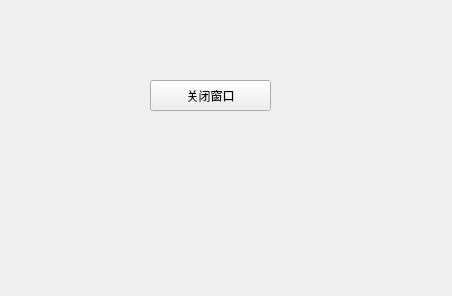
<?xml version="1.0" encoding="UTF-8"?>
<ui version="4.0">
 <class>Form</class>
 <widget class="QWidget" name="Form">
  <property name="geometry">
   <rect>
    <x>0</x>
    <y>0</y>
    <width>452</width>
    <height>296</height>
   </rect>
  </property>
  <property name="windowTitle">
   <string>Form</string>
  </property>
  <widget class="QPushButton" name="closeWinBtn">
   <property name="geometry">
    <rect>
     <x>150</x>
     <y>80</y>
     <width>121</width>
     <height>31</height>
    </rect>
   </property>
   <property name="text">
    <string>关闭窗口</string>
   </property>
  </widget>
 </widget>
 <resources/>
 <connections>
  <connection>
   <sender>closeWinBtn</sender>
   <signal>clicked()</signal>
   <receiver>Form</receiver>
   <slot>close()</slot>
   <hints>
    <hint type="sourcelabel">
     <x>205</x>
     <y>89</y>
    </hint>
    <hint type="destinationlabel">
     <x>224</x>
     <y>199</y>
    </hint>
   </hints>
  </connection>
  <connection>
   <sender>closeWinBtn</sender>
   <signal>pressed()</signal>
   <receiver>Form</receiver>
   <slot>testSlot()</slot>
   <hints>
    <hint type="sourcelabel">
     <x>226</x>
     <y>96</y>
    </hint>
    <hint type="destinationlabel">
     <x>355</x>
     <y>164</y>
    </hint>
   </hints>
  </connection>
 </connections>
 <slots>
  <signal>signal1()</signal>
  <slot>testSlot()</slot>
 </slots>
</ui>
